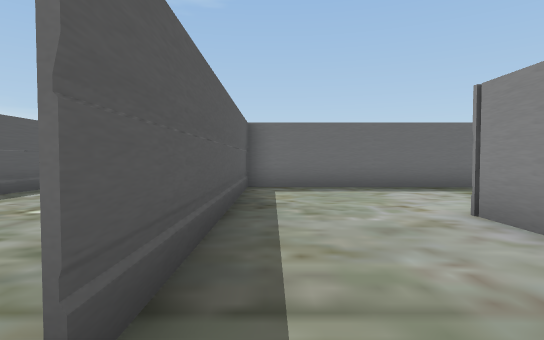
view 1 (above)

22 first-person views from a walk through a scene from a Unity 3-D project. The camera is 1.5 m above the floor, tilts 2° down and sees 80° across. The floor is counted in squares, 2 m on a side. Each view is taken from the middle of a square. On the plan, view 1 faces up. The plan holds only what a view shows up to about 11 squares ahead; the rest is blank. The place goes on beyond the plan. The player character is not drawn.

view 2
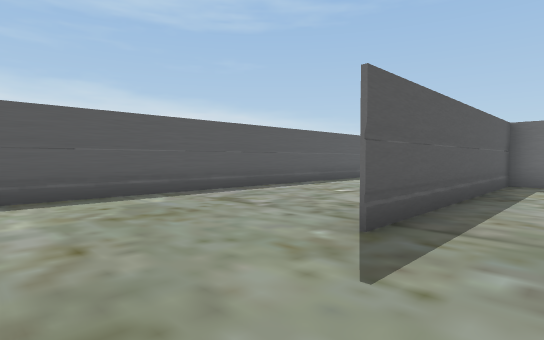

view 3
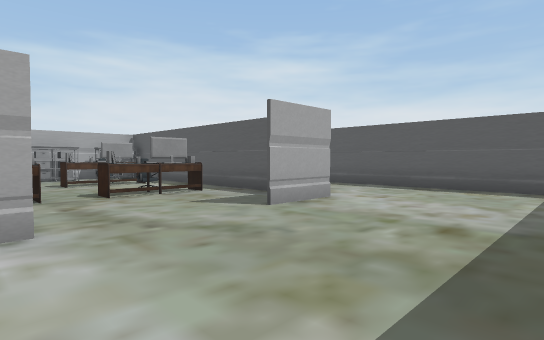

view 4
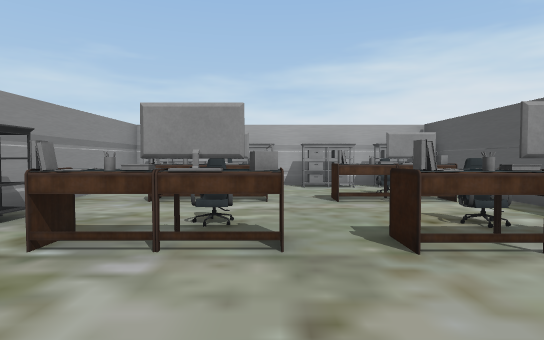

view 5
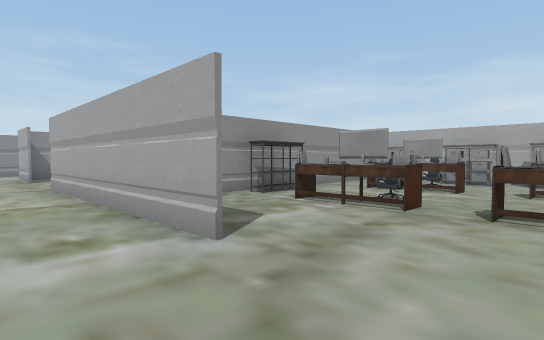

view 6
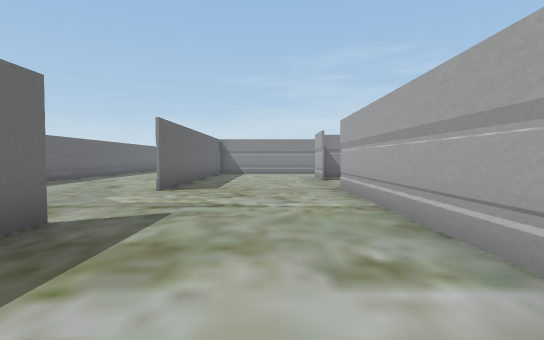

view 7
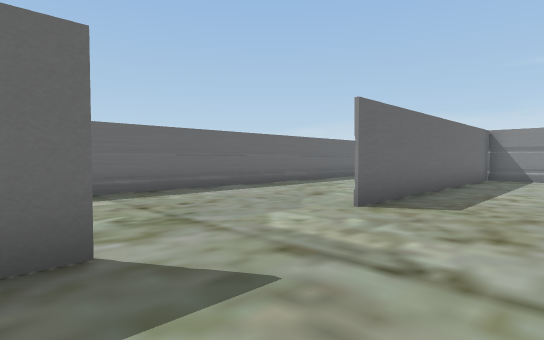

view 8
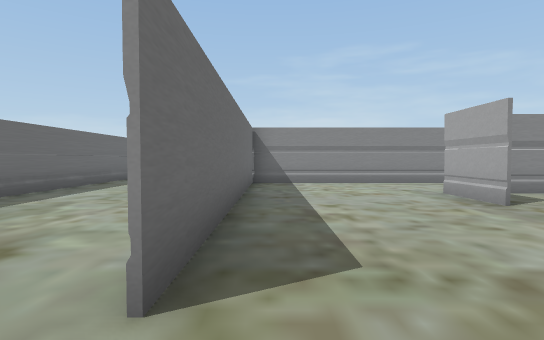

view 9
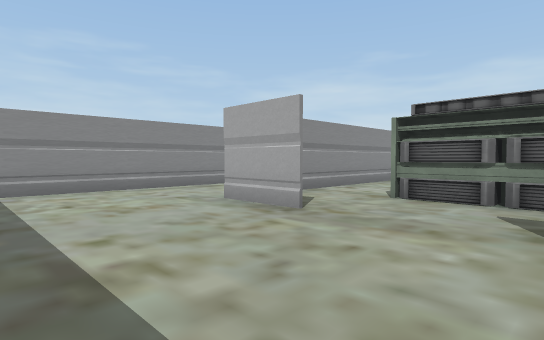

view 10
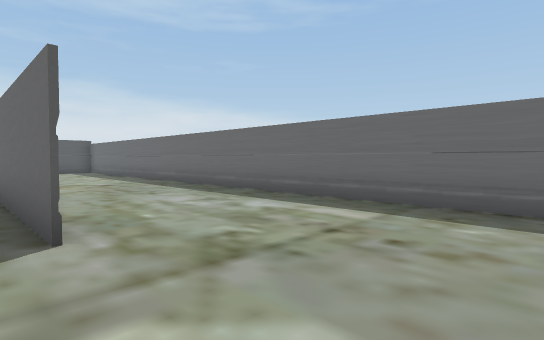

view 11
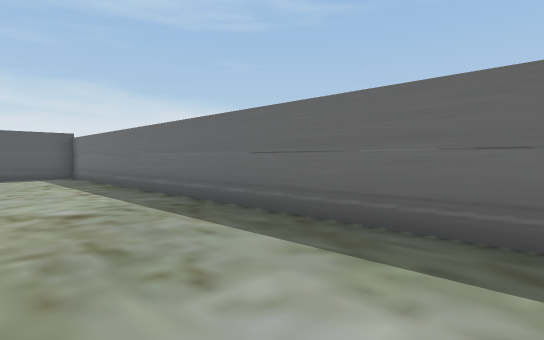

view 12
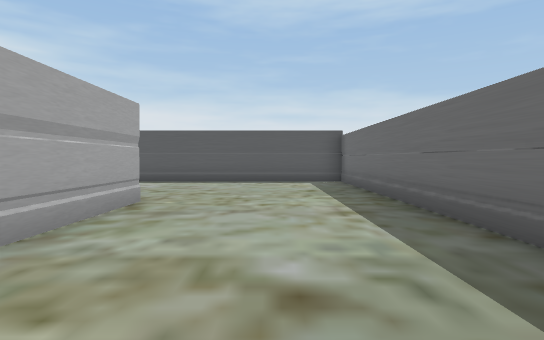

view 13
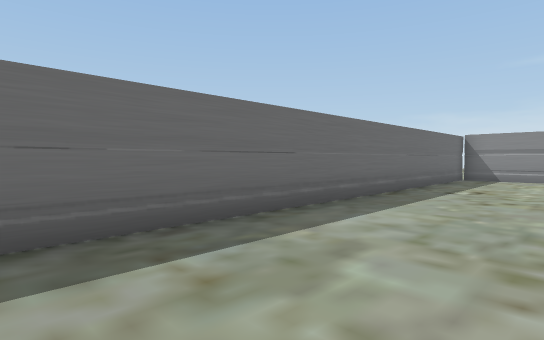

view 14
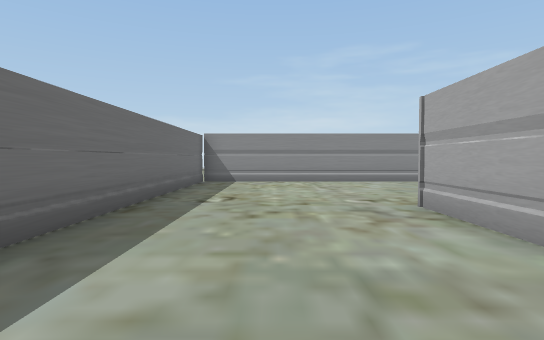

view 15
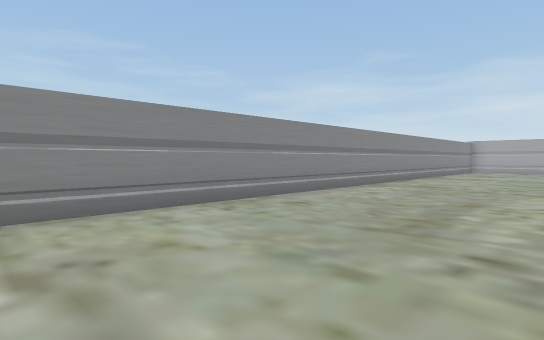

view 16
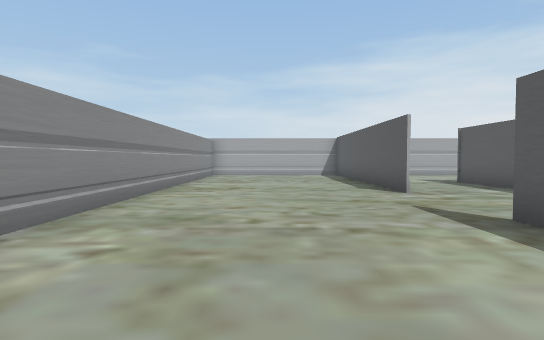

view 17
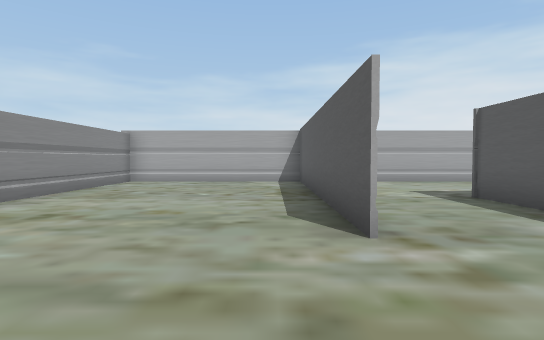

view 18
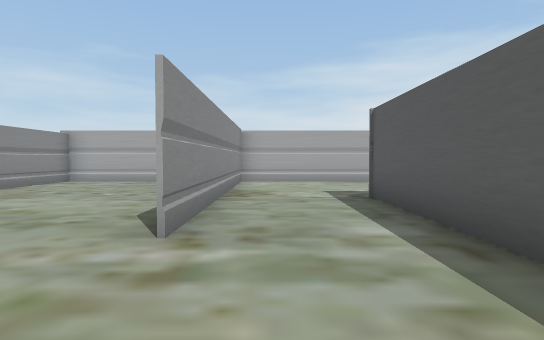

view 19
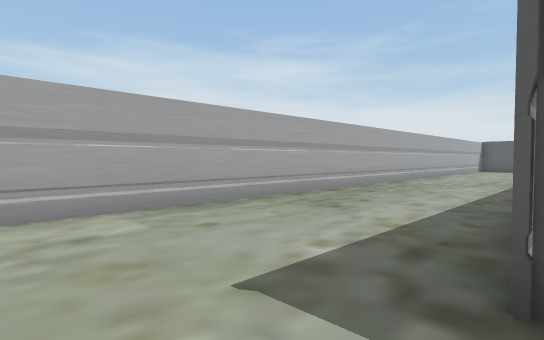

view 20
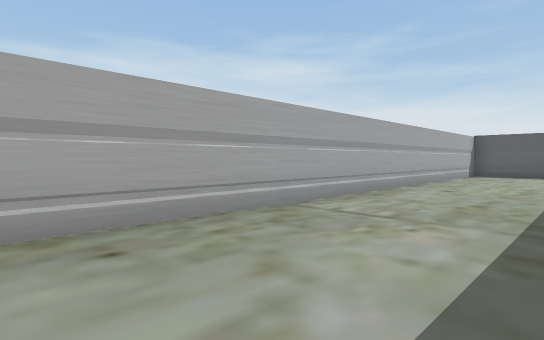

view 21
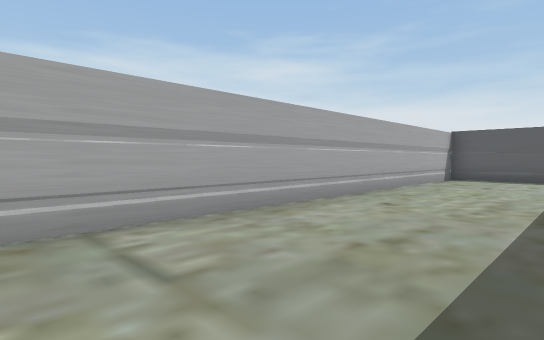

view 22
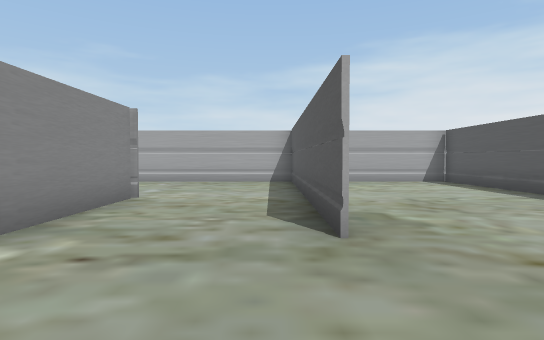

### Floor plan
Points are (right, up) in squares from view 1. A wall is a line through its corners. A room is listed if a view was taken in it or the views show most of it. See-through windows are left out.
Room 1 (views 1, 2, 3, 4, 5, 6, 7, 8, 9, 10, 11, 12, 13, 14, 15, 16, 17, 18, 19, 20, 21, 22)
walls: (7.4, 4.3) (14.2, 4.3); (17.1, 4.3) (19.1, 4.3); (9.8, 8.6) (-0.7, 8.6) (-0.7, 1); (19.1, -1.3) (19.1, -5.4); (19, -2.6) (19, 2.9); (2.7, 2.6) (2.7, -3.9); (2.7, 3.1) (2.7, 4.3) (4.4, 4.3); (22, 2) (22, 8.6) (13.5, 8.6); (22.1, 1.6) (22.1, 1); (19.6, 8.7) (22.1, 8.7); (22.1, -2) (22.1, -9.6); (2.7, -5.4) (2.7, -2.1); (2.5, -5.2) (10.8, -5.2) (10.8, 1.7); (-0.7, -2) (-0.7, -9.7) (27.7, -9.7) (27.7, 13.3) (-5.7, 13.3) (-5.7, -1.5); (-0.8, 8.7) (2.4, 8.7); (22, -9.6) (22, -2); (-5.7, -5.6) (-5.7, -9.7) (-2.5, -9.7)
objects: other object (4, -5) to (4, -4); other object (4, -2) to (6, -2); chair (4, 0) to (5, 0); other object (4, 1) to (6, 1); other object (5, -5) to (6, -4); other object (7, -5) to (8, -4); other object (7, 1) to (9, 1); chair (8, -3); other object (8, -2); chair (8, 0); other object (9, -5) to (10, -4); other object (9, -2); other object (10, 0) to (10, 1); other object (14, 2) to (16, 2)

Positions as (right, up) in squares from view 1, and headings:
1: (0, 0), facing up
2: (1, -2), facing up-left
3: (8, 8), facing down-left
4: (7, 4), facing down
5: (5, 6), facing down-right
6: (6, 6), facing right
7: (9, 6), facing up-right
8: (12, 8), facing right
9: (14, 8), facing down-right
10: (13, 8), facing up-left
11: (8, 10), facing up-left
12: (5, 11), facing left
13: (15, 10), facing up-right
14: (17, 11), facing right
15: (23, 10), facing down-right
16: (25, 5), facing down
17: (23, 1), facing down
18: (21, 1), facing down
19: (21, -5), facing down-left
20: (15, -6), facing down-left
21: (12, -6), facing down-left
22: (0, 1), facing down
